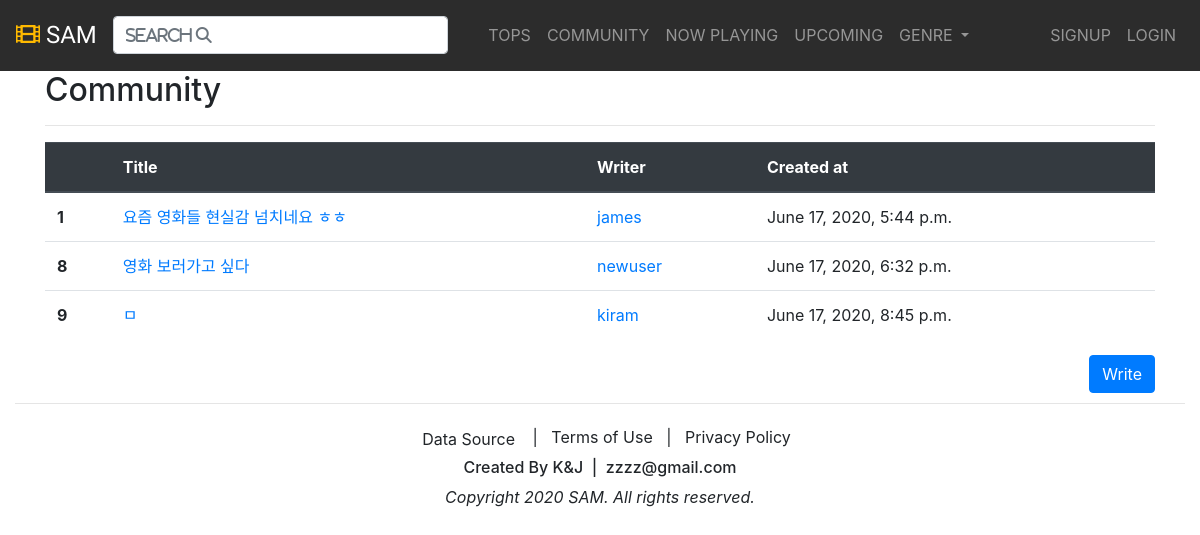
Screenshot of /movies/community/ with the database file from the repository.
### movies/models.py (models this page shows)
class Article(models.Model):
    user = models.ForeignKey(settings.AUTH_USER_MODEL, on_delete=models.CASCADE)
    title = models.CharField(max_length=100)
    content = models.TextField()
    created_at = models.DateTimeField(auto_now_add=True)
    updated_at = models.DateTimeField(auto_now=True)
    like_users = models.ManyToManyField(settings.AUTH_USER_MODEL, related_name = 'like_articles')

### accounts/models.py (models this page shows)
class User(AbstractUser):
    nickname = models.CharField(max_length=30, unique=True, error_messages={'unique':"Sorry! This nickname is already in use TT"})
    email = models.EmailField(verbose_name='email',max_length=255, unique=True, error_messages={'unique':"This email is already in use XD"})
    description = models.CharField(max_length=40, blank=True)
    avatar = models.ImageField(upload_to = 'images', blank=True)
    points = models.IntegerField(default=0)
    following = models.ManyToManyField(settings.AUTH_USER_MODEL, related_name='follower')

### movies/views.py (the view)
# urls.py: path('community/', views.article_list, name="article_list"),
def article_list(request):
    articles = Article.objects.all()
    paginator = Paginator(articles, 15)
    page_number = request.GET.get('page')
    page_obj = paginator.get_page(page_number)
    context = {
        'articles':articles,
        'page_obj':page_obj,
    }
    return render(request, 'movies/article_list.html', context)

### movies/templates/movies/article_list.html (shortened to what this page needs)
{% extends 'base.html' %}
{% load bootstrap4 %}
{% load bootstrap_pagination %}
{% block content %}
    <h2 class="text">Community </h2>
    <hr>
    <table class="table">
      <thead class="thead-dark">
        <tr>
          <th scope="row"></th>
          <th scope="">Title</th>
          <th scope="">Writer</th>
          <th scope="">Created at</th>
        </tr>
      </thead>
      <tbody>
        {% for article in page_obj %}
        <tr>
          <th scope="row">{{article.id}}</th>
          <td class=""><a href="{% url 'movies:article_detail' article.pk %}">{{article.title}}</a></td>
          <td class=""><a href="{% url 'accounts:profile' article.user %}">{{article.user.nickname}}</a></td>
          <td class="">{{article.created_at}}</td>
        </tr>
        {% endfor %}
      </tbody>
    </table>
    <a href="{% url 'movies:article_create' %}"><button class ='btn btn-primary float-right'>Write</button></a>
{% endblock %}

### rows the page displays
Article: id "1", title "요즘 영화들 현실감 넘치네요 ㅎㅎ", user.nickname "james", created_at "June 17, 2020, 5:44 p.m."
Article: id "8", title "영화 보러가고 싶다", user.nickname "newuser", created_at "June 17, 2020, 6:32 p.m."
Article: id "9", title "ㅁ", user.nickname "kiram", created_at "June 17, 2020, 8:45 p.m."
